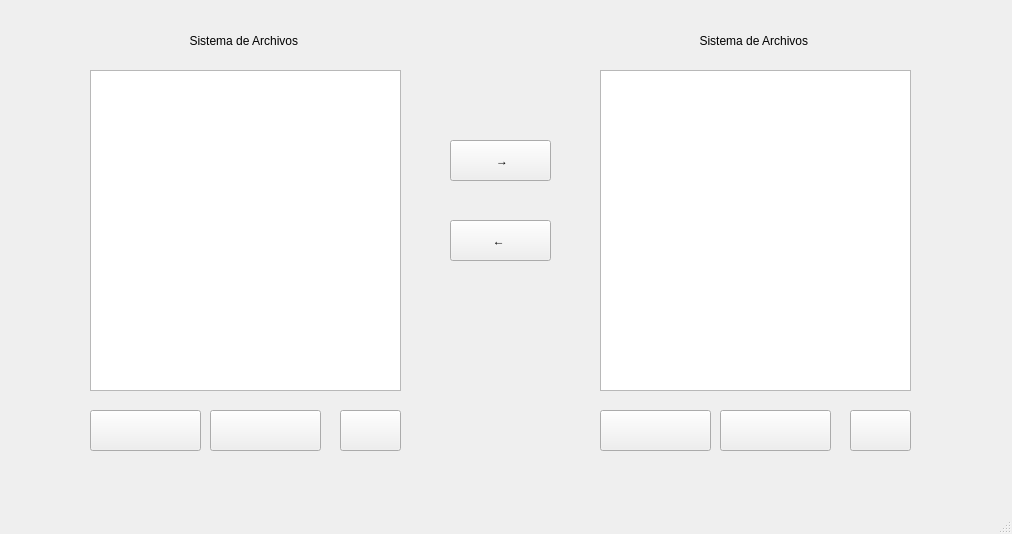
<?xml version="1.0" encoding="UTF-8"?>
<ui version="4.0">
 <class>MainWindow</class>
 <widget class="QMainWindow" name="MainWindow">
  <property name="geometry">
   <rect>
    <x>0</x>
    <y>0</y>
    <width>1012</width>
    <height>534</height>
   </rect>
  </property>
  <property name="windowTitle">
   <string>Sistema de Archivos AED</string>
  </property>
  <property name="styleSheet">
   <string notr="true">background-color:(255, 255, 255)</string>
  </property>
  <property name="toolButtonStyle">
   <enum>Qt::ToolButtonFollowStyle</enum>
  </property>
  <widget class="QWidget" name="centralwidget">
   <property name="mouseTracking">
    <bool>false</bool>
   </property>
   <widget class="QListWidget" name="ListTree_1">
    <property name="geometry">
     <rect>
      <x>90</x>
      <y>70</y>
      <width>311</width>
      <height>321</height>
     </rect>
    </property>
   </widget>
   <widget class="QListWidget" name="ListTree_2">
    <property name="geometry">
     <rect>
      <x>600</x>
      <y>70</y>
      <width>311</width>
      <height>321</height>
     </rect>
    </property>
   </widget>
   <widget class="QPushButton" name="CopyButtonTree_1">
    <property name="geometry">
     <rect>
      <x>450</x>
      <y>140</y>
      <width>101</width>
      <height>41</height>
     </rect>
    </property>
    <property name="text">
     <string> →</string>
    </property>
    <property name="icon">
     <iconset>
      <normalon>../Iconoss/1455554314_line-15_icon-icons.com32_53330.png</normalon>
     </iconset>
    </property>
    <property name="iconSize">
     <size>
      <width>32</width>
      <height>32</height>
     </size>
    </property>
   </widget>
   <widget class="QPushButton" name="CopyButtonTree_2">
    <property name="geometry">
     <rect>
      <x>450</x>
      <y>220</y>
      <width>101</width>
      <height>41</height>
     </rect>
    </property>
    <property name="text">
     <string>← </string>
    </property>
    <property name="icon">
     <iconset>
      <normalon>../Iconoss/1455554314_line-15_icon-icons.com32_53330.png</normalon>
     </iconset>
    </property>
    <property name="iconSize">
     <size>
      <width>32</width>
      <height>32</height>
     </size>
    </property>
   </widget>
   <widget class="QPushButton" name="AddFileButton_1">
    <property name="geometry">
     <rect>
      <x>90</x>
      <y>410</y>
      <width>111</width>
      <height>41</height>
     </rect>
    </property>
    <property name="text">
     <string/>
    </property>
    <property name="icon">
     <iconset>
      <normaloff>../Iconoss/32blue_download_alt_folder_12391.png</normaloff>../Iconoss/32blue_download_alt_folder_12391.png</iconset>
    </property>
    <property name="iconSize">
     <size>
      <width>32</width>
      <height>32</height>
     </size>
    </property>
   </widget>
   <widget class="QPushButton" name="AddArchiveButton_1">
    <property name="geometry">
     <rect>
      <x>210</x>
      <y>410</y>
      <width>111</width>
      <height>41</height>
     </rect>
    </property>
    <property name="text">
     <string/>
    </property>
    <property name="icon">
     <iconset>
      <normalon>../Iconoss/32document_add_256_icon-icons.com_75994.png</normalon>
     </iconset>
    </property>
    <property name="iconSize">
     <size>
      <width>32</width>
      <height>32</height>
     </size>
    </property>
   </widget>
   <widget class="QPushButton" name="DeleteButton_1">
    <property name="geometry">
     <rect>
      <x>340</x>
      <y>410</y>
      <width>61</width>
      <height>41</height>
     </rect>
    </property>
    <property name="text">
     <string/>
    </property>
    <property name="icon">
     <iconset>
      <normalon>../Iconoss/ic_delete32_128_28267.png</normalon>
     </iconset>
    </property>
    <property name="iconSize">
     <size>
      <width>32</width>
      <height>32</height>
     </size>
    </property>
   </widget>
   <widget class="QPushButton" name="AddFileButton_2">
    <property name="geometry">
     <rect>
      <x>600</x>
      <y>410</y>
      <width>111</width>
      <height>41</height>
     </rect>
    </property>
    <property name="text">
     <string/>
    </property>
    <property name="icon">
     <iconset>
      <normaloff>../Iconoss/32blue_download_alt_folder_12391.png</normaloff>../Iconoss/32blue_download_alt_folder_12391.png</iconset>
    </property>
    <property name="iconSize">
     <size>
      <width>32</width>
      <height>32</height>
     </size>
    </property>
    <property name="autoRepeatInterval">
     <number>99</number>
    </property>
   </widget>
   <widget class="QPushButton" name="AddArchiveButton_2">
    <property name="geometry">
     <rect>
      <x>720</x>
      <y>410</y>
      <width>111</width>
      <height>41</height>
     </rect>
    </property>
    <property name="text">
     <string/>
    </property>
    <property name="icon">
     <iconset>
      <normalon>../Iconoss/32document_add_256_icon-icons.com_75994.png</normalon>
     </iconset>
    </property>
    <property name="iconSize">
     <size>
      <width>32</width>
      <height>32</height>
     </size>
    </property>
   </widget>
   <widget class="QPushButton" name="DeleteButton_2">
    <property name="geometry">
     <rect>
      <x>850</x>
      <y>410</y>
      <width>61</width>
      <height>41</height>
     </rect>
    </property>
    <property name="text">
     <string/>
    </property>
    <property name="icon">
     <iconset>
      <normalon>../Iconoss/ic_delete32_128_28267.png</normalon>
     </iconset>
    </property>
    <property name="iconSize">
     <size>
      <width>32</width>
      <height>32</height>
     </size>
    </property>
   </widget>
   <widget class="QLabel" name="label">
    <property name="geometry">
     <rect>
      <x>160</x>
      <y>30</y>
      <width>171</width>
      <height>21</height>
     </rect>
    </property>
    <property name="text">
     <string>Sistema de Archivos </string>
    </property>
    <property name="alignment">
     <set>Qt::AlignCenter</set>
    </property>
   </widget>
   <widget class="QLabel" name="label_3">
    <property name="geometry">
     <rect>
      <x>670</x>
      <y>30</y>
      <width>171</width>
      <height>21</height>
     </rect>
    </property>
    <property name="text">
     <string>Sistema de Archivos </string>
    </property>
    <property name="alignment">
     <set>Qt::AlignCenter</set>
    </property>
   </widget>
  </widget>
  <widget class="QStatusBar" name="statusbar"/>
 </widget>
 <resources/>
 <connections/>
</ui>
